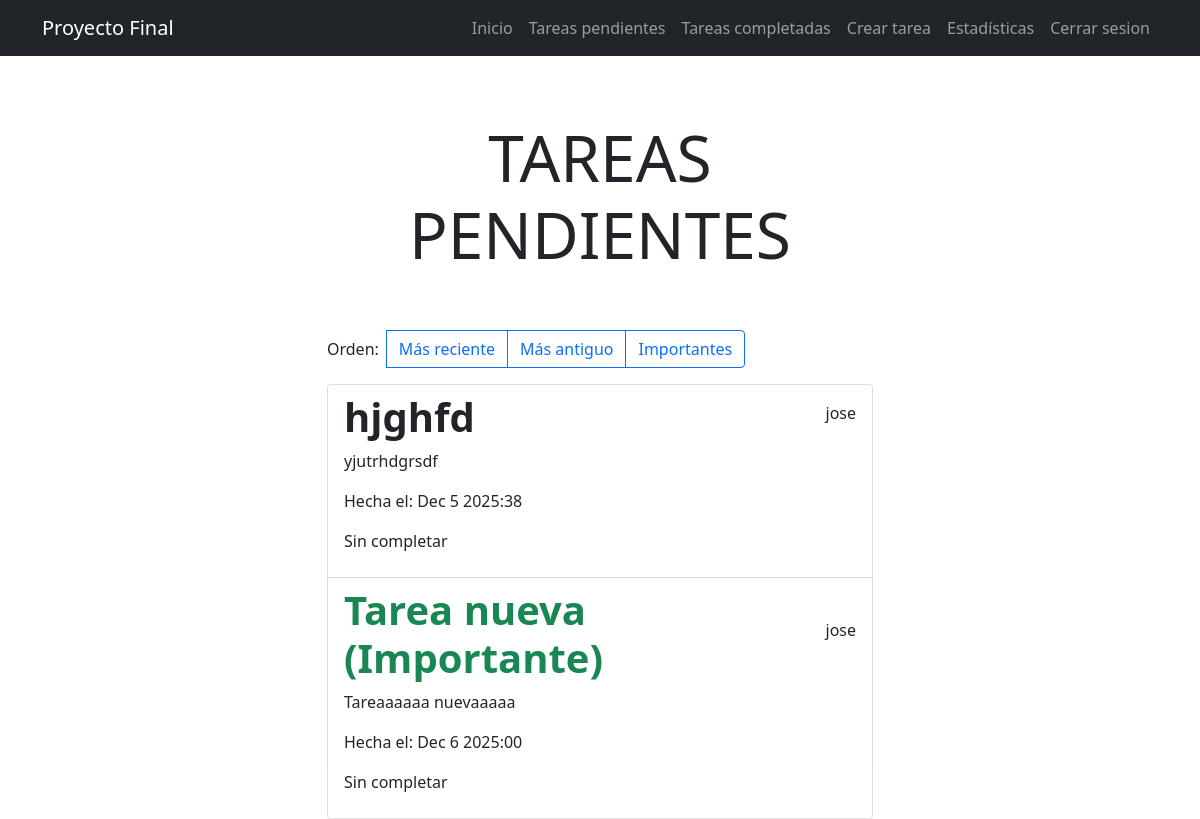
The page /tasks/ (signed in) on the database as committed earlier.
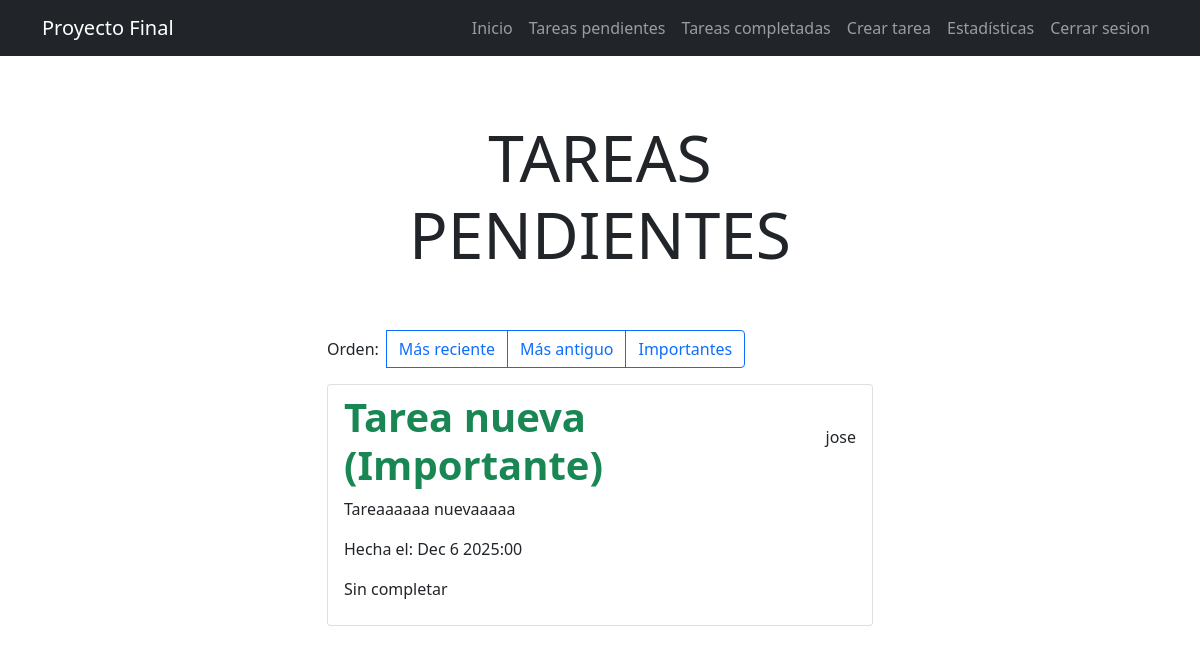
The same page on the database as committed later.
### tasks/models.py (models this page shows, shortened)
class Task(models.Model):
    title = models.CharField(max_length=200)
    description = models.TextField(blank=True)
    completed = models.BooleanField(default=False)
    created_at = models.DateTimeField(auto_now_add=True)
    datecompleted = models.DateTimeField(null=True, blank=True)
    important = models.BooleanField(default=False)
    user = models.ForeignKey(User, on_delete=models.CASCADE)

### tasks/views.py (the view)
# urls.py: path('tasks/', views.tasks, name='tasks'),
@login_required
def tasks(request):
    tasks = Task.objects.filter(user = request.user, datecompleted__isnull=True)
    return render(request, 'tasks.html', {'tasks': tasks})

### tasks/templates/tasks.html (shortened to what this page needs)
{% extends "base.html" %}
{% block content %}
<main class="container">
    <div class="row">
        <div class="col-md-6 offset-md-3">
            <div>
                {% if request.path == '/tasks/' or request.resolver_match.rul_name == 'tasks' or request.path == '/tasks_recent/' or request.resolver_match.rul_name == 'tasks_recent' or request.path == '/tasks_important/' or request.resolver_match.rul_name == 'tasks_important' or request.path == '/tasks_last/' or request.resolver_match.rul_name == 'tasks_last' %}
                <h1 class="text-center display-3 py-5">TAREAS PENDIENTES</h1>
                {% elif request.path == '/tasks_completed/' or request.resolver_match.rul_name == 'tasks_completed' or request.path == '/tasks_recent_completed/' or request.resolver_match.rul_name == 'tasks_recent_completed' or request.path == '/tasks_important_completed/' or request.resolver_match.rul_name == 'tasks_important_completed' or request.path == '/tasks_last_completed/' or request.resolver_match.rul_name == 'tasks_last_completed' %}
                <h1 class="text-center display-3 py-5">TAREAS COMPLETADAS</h1>
                {% endif %}
            </div>
            <div class="btn-group" role="group" aria-label="Basic example">
                <span class="me-2 align-self-center">Orden:</span>
                <div class="btn-group" role="group">
                    {% if request.path == '/tasks/' or request.resolver_match.rul_name == 'tasks' or request.path == '/tasks_recent/' or request.resolver_match.rul_name == 'tasks_recent' or request.path == '/tasks_important/' or request.resolver_match.rul_name == 'tasks_important' or request.path == '/tasks_last/' or request.resolver_match.rul_name == 'tasks_last' %}
                    <a href="/tasks_recent/"
                        class="btn {% if request.path == '/tasks_recent/' or request.resolver_match.url_name == 'tasks_recent' %}btn-primary{% else %}btn-outline-primary{% endif %}">Más
                        reciente</a>
                    <a href="/tasks_last/"
                        class="btn {% if request.path == '/tasks_last/' or request.resolver_match.url_name == 'tasks_last' %}btn-primary{% else %}btn-outline-primary{% endif %}">Más
                        antiguo</a>
                    <a href="/tasks_important/"
                        class="btn {% if request.path == '/tasks_important/' or request.resolver_match.url_name == 'tasks_important' %}btn-primary{% else %}btn-outline-primary{% endif %}">Importantes</a>
                    {% endif %}
                </div>
            </div>
            <ul class="list-group mt-3">
                {% for task in tasks %}
                <a href="{% url 'task_detail' task.id %}" class="list-group-item">
                    <header class="d-flex justify-content-between align-items-center">
                        {% if task.important %}
                        <h1 class="fw-bold text-success">{{ task.title }} (Importante)</h1>
                        {% else %}
                        <h1 class="fw-bold">{{ task.title }}</h1>
                        {% endif %}
                        <p>{{ task.user.username }}</p>
                    </header>
                    <p>{{ task.description }}</p>
                    <p>Hecha el: {{ task.created_at|date:'M j Y:i' }}</p>
                    {% if task.datecompleted %}
                    <p>Completa el: {{ task.datecompleted|date:'M j Y:i' }}</p>
                    {% else %}
                    <p>Sin completar</p>
                    {% endif %}
                </a>
                {% empty %}
                <li>
                    <h1>No hay tareas disponibles.</h1>
                </li>
                {% endfor %}
            </ul>
        </div>
    </div>
</main>
{% endblock %}

### tasks/templates/base.html (shortened to what this page needs)
<!DOCTYPE html>
<html lang="en">
<head>
    <link href="https://cdn.jsdelivr.net/npm/bootstrap@5.0.2/dist/css/bootstrap.min.css" rel="stylesheet"
>
</head>
<body>
    <nav class="navbar navbar-expand-lg navbar-dark bg-dark">
        <div class="container">
            <a class="navbar-brand" href="/">Proyecto Final</a>
            <div class="collapse navbar-collapse" id="navbarNav">
                <ul class="navbar-nav ms-auto">
                    <li class="nav-item"><a class="nav-link" href="/">Inicio</a></li>
                    {% if user.is_authenticated %}
                    <li class="nav-item"><a class="nav-link" href="/tasks/">Tareas pendientes</a></li>
                    <li class="nav-item"><a class="nav-link" href="/tasks_completed/">Tareas completadas</a></li>
                    <li class="nav-item"><a class="nav-link" href="/tasks/create">Crear tarea</a></li>
                    <li class="nav-item"><a class="nav-link" href="/stats/">Estadísticas</a></li>
                    <li class="nav-item"><a class="nav-link" href="/logout/">Cerrar sesion</a></li>
                    {% else %}
                    <li class="nav-item"><a class="nav-link" href="/signup/">Registrarse</a></li>
                    <li class="nav-item"><a class="nav-link" href="/signin/">Iniciar sesion</a></li>
                    {% endif %}
                </ul>
            </div>
        </div>
    </nav>
    {% block content %}
    {% endblock %}
</body>
</html>

Rows that differ between the two databases and show on the page:
no longer on this page (row edited): Task: title "hjghfd", user.username "jose", description "yjutrhdgrsdf", created_at "Dec 5 2025:38", shows "Sin completar"
